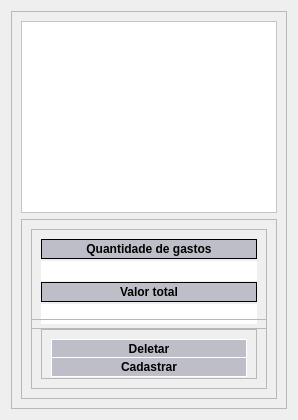
            <widget class="QWidget" name="mainpggastos">
             <property name="styleSheet">
              <string notr="true">*{
color:black;
}

QPushButton{
background-color: rgb(0, 0, 0);
background-color:rgb(150,150,150);
color:rgb(0,0,0);
border-style:solid;
border-width:1px;
border-color:white;
}

QPushButton:hover{
background-color:rgb(255,255,255);
color:rgb(0,0,0)
}
</string>
             </property>
             <layout class="QVBoxLayout" name="verticalLayout_17">
              <item>
               <widget class="QFrame" name="maingastosframe">
                <property name="frameShape">
                 <enum>QFrame::StyledPanel</enum>
                </property>
                <property name="frameShadow">
                 <enum>QFrame::Raised</enum>
                </property>
                <layout class="QVBoxLayout" name="verticalLayout_20">
                 <item>
                  <widget class="QTableWidget" name="maingastostab">
                   <property name="minimumSize">
                    <size>
                     <width>0</width>
                     <height>0</height>
                    </size>
                   </property>
                   <property name="styleSheet">
                    <string notr="true">background-color: rgb(255, 255, 255);</string>
                   </property>
                  </widget>
                 </item>
                 <item>
                  <widget class="QFrame" name="maingastosframeframe">
                   <property name="maximumSize">
                    <size>
                     <width>16777215</width>
                     <height>180</height>
                    </size>
                   </property>
                   <property name="frameShape">
                    <enum>QFrame::StyledPanel</enum>
                   </property>
                   <property name="frameShadow">
                    <enum>QFrame::Raised</enum>
                   </property>
                   <layout class="QVBoxLayout" name="verticalLayout_22">
                    <item>
                     <widget class="QFrame" name="maingastosframelbl">
                      <property name="minimumSize">
                       <size>
                        <width>0</width>
                        <height>100</height>
                       </size>
                      </property>
                      <property name="maximumSize">
                       <size>
                        <width>16777215</width>
                        <height>100</height>
                       </size>
                      </property>
                      <property name="frameShape">
                       <enum>QFrame::StyledPanel</enum>
                      </property>
                      <property name="frameShadow">
                       <enum>QFrame::Raised</enum>
                      </property>
                      <layout class="QVBoxLayout" name="verticalLayout_19">
                       <item>
                        <widget class="QLabel" name="label_2">
                         <property name="minimumSize">
                          <size>
                           <width>0</width>
                           <height>20</height>
                          </size>
                         </property>
                         <property name="font">
                          <font>
                           <weight>75</weight>
                           <bold>true</bold>
                          </font>
                         </property>
                         <property name="styleSheet">
                          <string notr="true">border:solid;
border-color:black;
border-width:1px;
background-color: rgb(190, 190, 200);</string>
                         </property>
                         <property name="text">
                          <string>Quantidade de gastos</string>
                         </property>
                         <property name="alignment">
                          <set>Qt::AlignCenter</set>
                         </property>
                        </widget>
                       </item>
                       <item>
                        <widget class="QLabel" name="maingastoslblquantidadedegastos">
                         <property name="minimumSize">
                          <size>
                           <width>0</width>
                           <height>20</height>
                          </size>
                         </property>
                         <property name="styleSheet">
                          <string notr="true">background-color: rgb(255, 255, 255);</string>
                         </property>
                         <property name="text">
                          <string/>
                         </property>
                         <property name="alignment">
                          <set>Qt::AlignCenter</set>
                         </property>
                        </widget>
                       </item>
                       <item>
                        <widget class="QLabel" name="label_13">
                         <property name="minimumSize">
                          <size>
                           <width>0</width>
                           <height>20</height>
                          </size>
                         </property>
                         <property name="font">
                          <font>
                           <weight>75</weight>
                           <bold>true</bold>
                          </font>
                         </property>
                         <property name="styleSheet">
                          <string notr="true">border:solid;
border-color:black;
border-width:1px;
background-color: rgb(190, 190, 200);</string>
                         </property>
                         <property name="text">
                          <string>Valor total</string>
                         </property>
                         <property name="alignment">
                          <set>Qt::AlignCenter</set>
                         </property>
                        </widget>
                       </item>
                       <item>
                        <widget class="QLabel" name="maingastoslbltotalgastos">
                         <property name="minimumSize">
                          <size>
                           <width>0</width>
                           <height>20</height>
                          </size>
                         </property>
                         <property name="styleSheet">
                          <string notr="true">background-color: rgb(255, 255, 255);</string>
                         </property>
                         <property name="text">
                          <string/>
                         </property>
                         <property name="alignment">
                          <set>Qt::AlignCenter</set>
                         </property>
                        </widget>
                       </item>
                      </layout>
                     </widget>
                    </item>
                    <item>
                     <widget class="QFrame" name="maingastosframepb">
                      <property name="frameShape">
                       <enum>QFrame::StyledPanel</enum>
                      </property>
                      <property name="frameShadow">
                       <enum>QFrame::Raised</enum>
                      </property>
                      <layout class="QVBoxLayout" name="verticalLayout_18">
                       <item>
                        <widget class="QFrame" name="maingastosframepbframe">
                         <property name="maximumSize">
                          <size>
                           <width>16777215</width>
                           <height>50</height>
                          </size>
                         </property>
                         <property name="frameShape">
                          <enum>QFrame::StyledPanel</enum>
                         </property>
                         <property name="frameShadow">
                          <enum>QFrame::Raised</enum>
                         </property>
                         <layout class="QVBoxLayout" name="verticalLayout_21">
                          <item>
                           <widget class="QPushButton" name="maingastospbdeletar">
                            <property name="minimumSize">
                             <size>
                              <width>0</width>
                              <height>20</height>
                             </size>
                            </property>
                            <property name="font">
                             <font>
                              <weight>75</weight>
                              <bold>true</bold>
                             </font>
                            </property>
                            <property name="styleSheet">
                             <string notr="true">QPushButton{
background-color: rgb(190, 190, 200);
color:rgb(0,0,0);
border-style:solid;
border-width:1px;
border-color:white;
}

QPushButton:hover{
background-color:rgb(255,255,255);
color:rgb(0,0,0)
}</string>
                            </property>
                            <property name="text">
                             <string>Deletar</string>
                            </property>
                           </widget>
                          </item>
                          <item>
                           <widget class="QPushButton" name="maingastospbcadastrar">
                            <property name="minimumSize">
                             <size>
                              <width>0</width>
                              <height>20</height>
                             </size>
                            </property>
                            <property name="font">
                             <font>
                              <weight>75</weight>
                              <bold>true</bold>
                             </font>
                            </property>
                            <property name="styleSheet">
                             <string notr="true">QPushButton{
background-color: rgb(190, 190, 200);
color:rgb(0,0,0);
border-style:solid;
border-width:1px;
border-color:white;
}

QPushButton:hover{
background-color:rgb(255,255,255);
color:rgb(0,0,0)
}</string>
                            </property>
                            <property name="text">
                             <string>Cadastrar</string>
                            </property>
                           </widget>
                          </item>
                         </layout>
                        </widget>
                       </item>
                      </layout>
                     </widget>
                    </item>
                   </layout>
                  </widget>
                 </item>
                </layout>
               </widget>
              </item>
             </layout>
            </widget>
